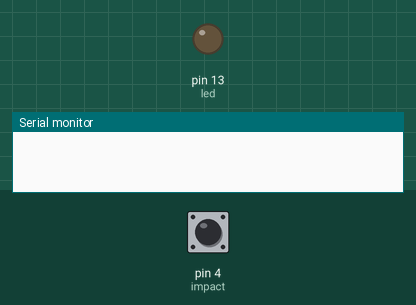
Recording of a sketch running on a simulated Arduino Uno, built with avr-gcc and run on an emulated ATmega328P. Shown: output pins drawn as LEDs (lit = HIGH), the last lines printed to the serial monitor. The inputs (shaded band) are chosen by the test bench; at power-on: pin 4 (impact) HIGH. The modem accepts every AT command (registered, SIM ready, sends succeed) and sends nothing else.

Above: at 1.2 s.
1.3 s: pin 4 (impact) pulled LOW for 0.15 s
At 1.6 s:
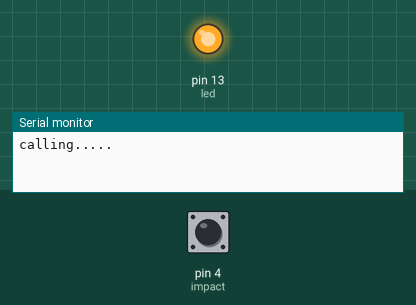
Timing chart, 0 to 27.2 s (numbered marks = the images above; inputs shaded):
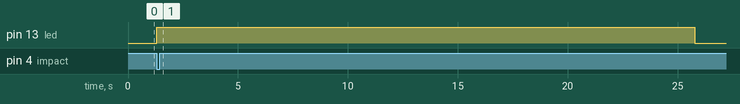

Measured:
- after the input at 1.3 s, pin 13 (led): LOW → HIGH at once, → LOW 24.5 s later

The sketch:

women_safty_watch_code.ino
```cpp
#include <SoftwareSerial.h>
SoftwareSerial gprs(2,3);/// GSM MODEM Tx 2 and Rx to 3
#define impact 4
#define led 13
int a=0,i=0;
//////////////////////////////////////////////////////////////////////////////


void SendSMS(String Data){     ////send a message///

  gprs.print("AT+CMGF=1\r");    //Because we want to send the SMS in text mode
  delay(2000);
  gprs.print("AT+CMGS=\"+91XXXXXXXXX\"\r");    //Start sending msg to this number //
  //to be sent to the number specified.
  //Replace this number with the target mobile number.
  delay(200);
  gprs.print(Data);
  gprs.print("\r");   //The text for the message
  delay(100);
  gprs.write(0x1A);  //Equivalent to sending Ctrl+Z
  call();
}
////////////////////////////////////////
void call(){
     gprs.println("ATDXXXXXXXXX;"); //replace x by your number
     delay(9000);
     gprs.println("ATH");
     delay(2000);
//     Serial.println("calling.....");
     Serial.println("SENDING SMS...");
  }

void setup() {
  gprs.begin(9600);
  pinMode(impact,INPUT_PULLUP);
  pinMode(led,OUTPUT);
  Serial.begin(9600);
  gprs.begin (9600);
}

void loop() {
  digitalWrite(led,LOW);
 if(digitalRead(impact)==LOW){
      digitalWrite(led,HIGH);
      Serial.println("calling.....");
      //  Serial.println("I want Help !!!Location:" + String("Lat: ") +String(Lat) + " "+String("Lon: ") + String(Lon));
      String SMSData = "I am in Danger! Please track my location http://maps.google.com/maps?saddr=17.541149,78.385431";
      SendSMS(SMSData);
        call();
}
}
```
